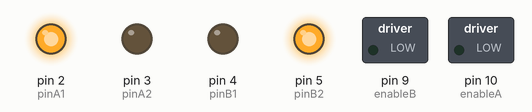
A sketch run on a simulated Arduino Uno, built with avr-gcc and run on an emulated ATmega328P. Parts: switched loads named in the sketch (green lamp = pin HIGH), output pins drawn as LEDs (lit = HIGH).

Above: at 0.1 s.
Timing chart, 0 to 1.6 s (numbered marks = the images above):
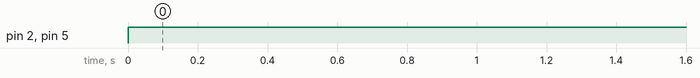

The sketch:

motoresemplice.ino
```cpp
//Testing the DC Motors
//Define Pins
//Motor A
int enableA = 10;
int pinA1 = 2;
int pinA2 = 3;

//Motor B
int enableB = 9;
int pinB1 = 4;
int pinB2 = 5;
//define time for run
// in milliseconds
int running = 10000; //10 secons
boolean play;
void setup() {
 Serial.begin (9600);
 //configure pin modes
 pinMode (enableA, OUTPUT);
 pinMode (pinA1, OUTPUT);
 pinMode (pinA2, OUTPUT);

 pinMode (enableB, OUTPUT);
 pinMode (pinB1, OUTPUT);
 pinMode (pinB2, OUTPUT);

 play = true;

}

void loop(){
   digitalWrite (pinA1, HIGH);
    digitalWrite (pinA2, LOW);
 digitalWrite (pinB1, LOW);
 digitalWrite (pinB2, HIGH);
}
```

Measured:
- by itself, pin 2 (pinA1), pin 5 (pinB2): LOW → HIGH at 0.00 s
